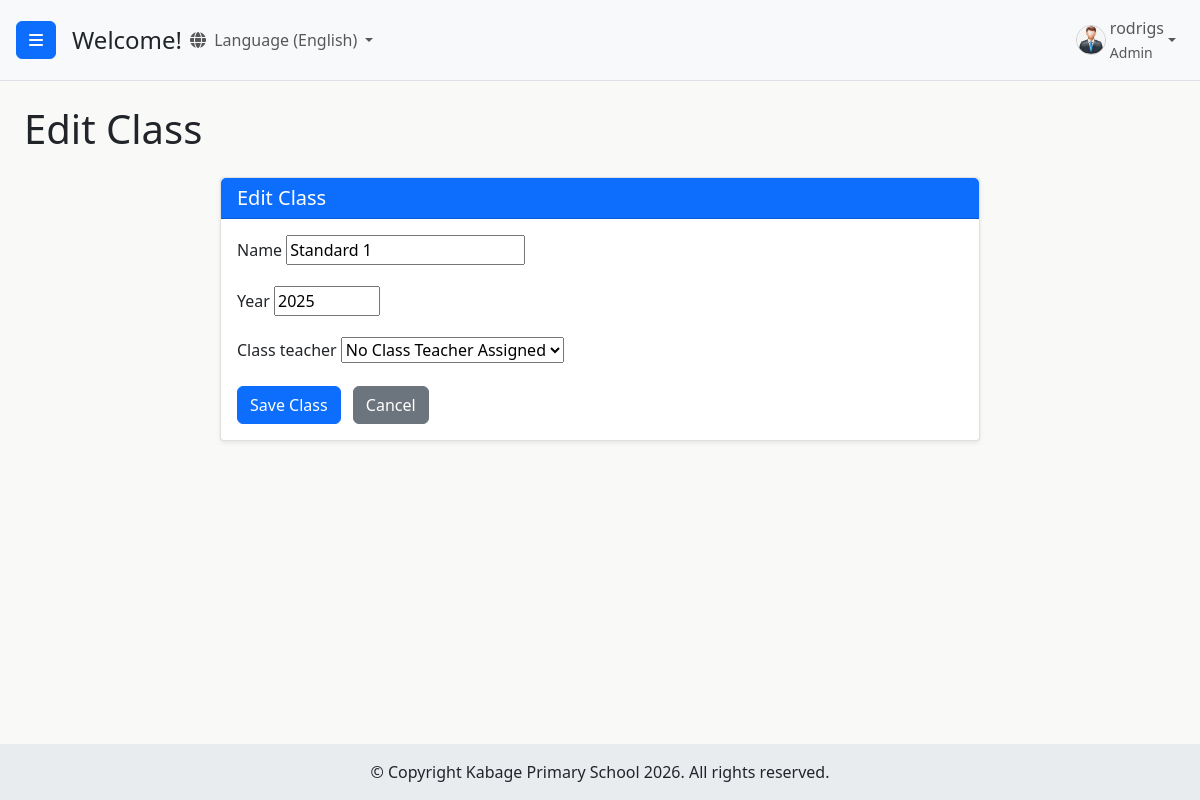
Screenshot of /students/classes/edit/1/ (signed in) with the database file from the repository.
### users/models.py (models this page shows)
class CustomUser(AbstractUser):
    ROLE_CHOICES = (
        ('admin', 'Admin'),
        ('headteacher', 'Head Teacher'),
        ('class_teacher', 'Class Teacher'),
        ('academic_teacher', 'Academic Teacher'),
        ('statistic_teacher', 'Statistic Teacher'),
        ('subject_teacher', 'Subject Teacher'),
    )
    GENDER_CHOICES = (
        ('M', 'Male'),
        ('F', 'Female'),
        ('O', 'Other'), # Optional: for inclusivity
    )
    role = models.CharField(max_length=20, choices=ROLE_CHOICES, default='academic_teacher')
    is_approved = models.BooleanField(default=False)
    phone_regex = RegexValidator(regex=r'^\+?1?\d{9,15}$',
                                 message="Phone number must be entered in the format: '+999999999'. Up to 15 digits allowed.")
    phone_number = models.CharField(validators=[phone_regex],
                                    max_length=17,
                                    blank=True,
                                    null=True,
                                    unique=True
                                    )
    gender = models.CharField(max_length=1, choices=GENDER_CHOICES, blank=True, null=True)
    address = models.CharField(max_length=255, blank=True, null=True) # <-- ADD THIS FIELD if it's not there
    security_question_1 = models.CharField(max_length=255, blank=True, null=True)
    security_answer_1 = models.CharField(max_length=255, blank=True, null=True)
    security_question_2 = models.CharField(max_length=255, blank=True, null=True)
    security_answer_2 = models.CharField(max_length=255, blank=True, null=True)
    security_question_3 = models.CharField(max_length=255, blank=True, null=True)
    security_answer_3 = models.CharField(max_length=255, blank=True, null=True)
    security_questions_set = models.BooleanField(default=False)
    groups = models.ManyToManyField(
        Group,
        verbose_name=('groups'),
        blank=True,
        help_text=(
            'The groups this user belongs to. A user will get all permissions '
            'granted to each of their groups.'
        ),
        related_name="customuser_set",
        related_query_name="customuser",
    )
    user_permissions = models.ManyToManyField(
        Permission,
        verbose_name=('user permissions'),
        blank=True,
        help_text=('Specific permissions for this user.'),
        related_name="customuser_set",
        related_query_name="customuser",
    )
    def __str__(self):
        return self.username

### students/models.py (models this page shows, shortened)
class Class(models.Model):
    name = models.CharField(max_length=100, unique=True)
    class_teacher = models.OneToOneField(
        CustomUser,
        on_delete=models.SET_NULL,
        limit_choices_to={'role': 'class_teacher'},
        null=True,
        blank=True,
        related_name='assigned_class'
    )
    year = models.IntegerField(default=2025)
    subjects = models.ManyToManyField('Subject', related_name='classes_assigned') # Renamed related_name for clarity
    class Meta:
        verbose_name_plural = 'Classes'
        unique_together = ('name', 'year')

### students/views.py (the view)
# urls.py: path('classes/edit/<int:pk>/', views.class_edit, name='class_edit'),
@login_required
@user_passes_test(is_admin, login_url='/users/login/')
def class_edit(request, pk):
    class_obj = get_object_or_404(Class, pk=pk)
    if request.method == 'POST':
        form = ClassForm(request.POST, instance=class_obj)
        if form.is_valid():
            form.save()
            messages.success(request, 'Class updated successfully!')
            return redirect('class_list')
        else:
            for field, errors in form.errors.items():
                for error in errors:
                    messages.error(request, f"{field.replace('_', ' ').title()}: {error}")
    else:
        form = ClassForm(instance=class_obj)
    return render(request, 'students/class_form.html', {'form': form, 'title': 'Edit Class'})

### students/forms.py
class ClassForm(forms.ModelForm):
    class_teacher = forms.ModelChoiceField(
        queryset=CustomUser.objects.filter(role='class_teacher', is_approved=True, is_active=True),
        required=False,
        empty_label="No Class Teacher Assigned"
    )
    class Meta:
        model = Class
        fields = ['name', 'year', 'class_teacher']
        widgets = {
            'year': forms.NumberInput(attrs={'min': '2000', 'max': '2100'}), # Example for year
        }

### students/views.py (called while the page is built)
def is_admin(user):
    return user.is_authenticated and user.role == 'admin'

### templates/students/class_form.html (shortened to what this page needs)
{% extends 'base.html' %}
{% block content %}
<h1 class="mb-4">{{ title }}</h1>
<div class="row justify-content-center">
    <div class="col-md-8">
        <div class="card">
            <div class="card-header bg-primary text-white">
                <h5 class="mb-0">{{ title }}</h5>
            </div>
            <div class="card-body">
                <form method="post">
                    {% for field in form %}
                        <div class="mb-3">
                            <label for="{{ field.id_for_label }}" class="form-label">{{ field.label }}</label>
                            {{ field }}
                        </div>
                    {% endfor %}
                    <button type="submit" class="btn btn-primary me-2">Save Class</button>
                    <a href="{% url 'class_list' %}" class="btn btn-secondary">Cancel</a>
                </form>
            </div>
        </div>
    </div>
</div>
{% endblock %}

### templates/base.html (shortened to what this page needs)
{% load static %}
{% load i18n %}
<!DOCTYPE html>
<html lang="en">
<head>
    <link href="https://cdn.jsdelivr.net/npm/bootstrap@5.3.3/dist/css/bootstrap.min.css" rel="stylesheet">
    <link rel="stylesheet" href="https://cdn.jsdelivr.net/npm/bootstrap-icons@1.10.5/font/bootstrap-icons.css">
    <link rel="stylesheet" href="https://cdnjs.cloudflare.com/ajax/libs/font-awesome/6.5.2/css/all.min.css" />
    {% block dashboard_css %}
        <link rel="stylesheet" href="{% static 'users/css/dashboard.css' %}">
    {% endblock %}
</head>
<body class="d-flex flex-column min-vh-100">
    {% block body_content %}
        <div class="d-flex flex-grow-1" id="wrapper">
            <div id="page-content-wrapper" class="flex-grow-1 d-flex flex-column">
                <nav class="navbar navbar-expand-lg navbar-light bg-light border-bottom">
                    <button class="btn btn-primary" id="menu-toggle">
                        <i class="fas fa-bars"></i>
                    </button>
                    <h4 class="ms-3 my-0">{% block page_heading %}Welcome!{% endblock %}</h4>
                    {% get_current_language as LANGUAGE_CODE %}
                <div class="collapse navbar-collapse" id="navbarSupportedContent">
                    <ul class="navbar-nav me-auto mt-2 mt-lg-0">
                        <li class="nav-item dropdown">
                            <a class="nav-link dropdown-toggle" href="#" id="navbarDropdownLanguage" role="button" data-bs-toggle="dropdown" aria-expanded="false">
                                <i class="fas fa-globe me-1"></i>
                                {% if LANGUAGE_CODE == 'en' %}{% translate "Language" %} (English){% else %}{% translate "Language" %} (Kiswahili){% endif %}
                            </a>
                                {% get_language_info for 'en' as lang_en %}
                                {% get_language_info for 'sw' as lang_sw %}
                        </li>
                    </ul>
                    <ul class="navbar-nav mt-2 mt-lg-0">
                        {% if user.is_authenticated %}
                            <li class="nav-item dropdown">
                                <a class="nav-link dropdown-toggle d-flex align-items-center" href="#" id="navbarDropdownDashboard" role="button" data-bs-toggle="dropdown" data-bs-display="static" aria-expanded="false">
                                    {% if user.gender == 'M' %}
                                        <img src="{% static 'users/img/male_icon.png' %}" alt="Male User Icon" class="rounded-circle me-1" style="width: 30px; height: 30px; object-fit: cover;">
                                    {% elif user.gender == 'F' %}
                                        <img src="{% static 'users/img/female_icon.png' %}" alt="Female User Icon" class="rounded-circle me-1" style="width: 30px; height: 30px; object-fit: cover;">
                                    {% else %}
                                        <i class="fas fa-user me-1"></i>
                                    {% endif %}
                                    <span>
                                        {% if user.first_name and user.last_name %}
                                            {{ user.first_name }} {{ user.last_name }}
                                        {% else %}
                                            {{ user.username }}
                                        {% endif %}
                                        {% if user.role %}
                                            <br><small>{{ user.get_role_display }}</small>
                                        {% endif %}
                                    </span>
                                </a>
                            </li>
                        {% else %}
                            <li class="nav-item">
                                <a class="nav-link" href="{% url 'login' %}">{% translate "Login" %}</a>
                            </li>
                        {% endif %}
                    </ul>
                </div>
                </nav>
                <div id="main-content-area" class="flex-grow-1 overflow-auto">
                    {% block content %}{% endblock %}
                </div>
            </div>
        </div>
    {% endblock body_content %}
    <footer id="main-site-footer" class="text-dark text-center py-3">
        <div class="container-fluid">
            <p class="mb-0">&copy; Copyright Kabage Primary School {% now "Y" %}. All rights reserved.</p>
        </div>
    </footer>
</body>
</html>

### users/static/users/css/dashboard.css (style rules this page uses)
html, body { height: 100%; margin: 0; padding: 0; font-family: 'Segoe UI', Tahoma, Geneva, Verdana, sans-serif; overflow-x: hidden; }
body { display: flex; flex-direction: column; min-height: 100vh; }
#wrapper { display: flex; flex-grow: 1; width: 100%; overflow: hidden; }
#page-content-wrapper { display: flex; flex-direction: column; flex-grow: 1; overflow-x: hidden; width: 100%; transition: margin .25s ease-out; }
#main-content-area { flex-grow: 1; padding: 1.5rem; background-color: #f9faf8; padding-bottom: 70px; }
@media (min-width: 768px) { #page-content-wrapper { width: calc(100% - 250px); } }
#page-content-wrapper .navbar { padding: 0.5rem 1rem; }
.navbar-nav .nav-item .nav-link img { border: 1px solid #ccc; }
#main-site-footer { background-color: #e9ecef; color: #343a40; text-align: center; padding: 1rem 0; width: 100%; flex-shrink: 0; z-index: 10; }
.card { border: 1px solid rgba(0,0,0,.125); border-radius: 0.25rem; background-color: #fff; box-shadow: 0 0.125rem 0.25rem rgba(0,0,0,.075); height: 100%; display: flex; flex-direction: column; }
#wrapper { display: flex; }
#page-content-wrapper { min-width: 0; width: 100%; display: flex; flex-direction: column; }

### rows the page displays
CustomUser: username "rodrigs", role "Admin"
Class: form "Standard 1" "2025" "No Class Teacher Assigned"

### other values shown
{{ title }} "Edit Class"
{{ field.label }} "Name" "Year" "Class teacher"
